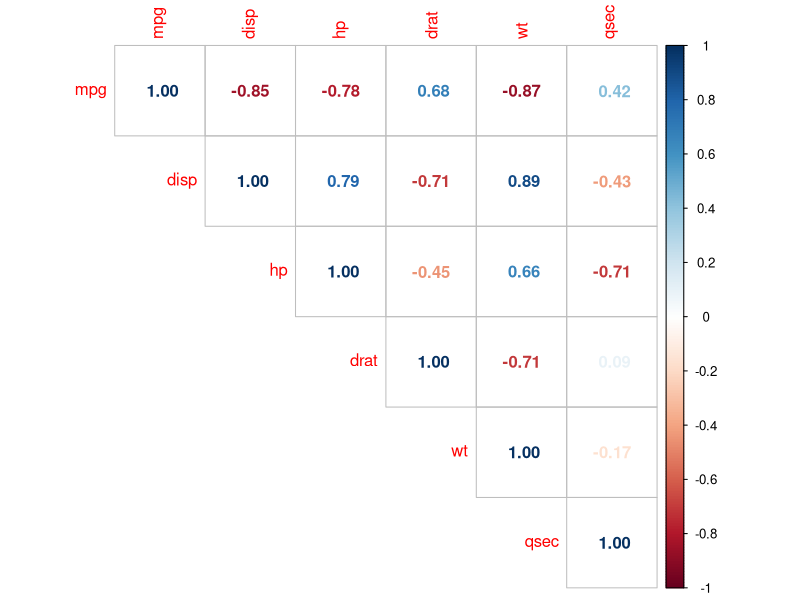
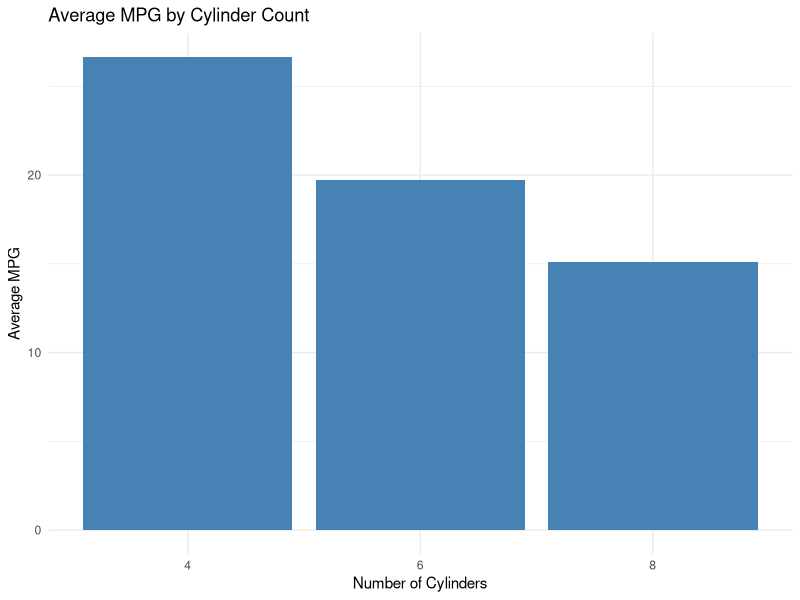
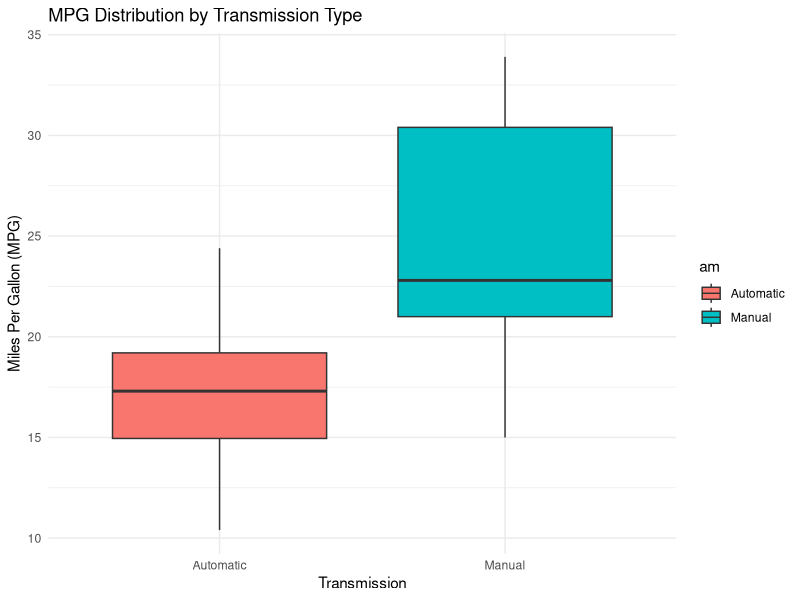
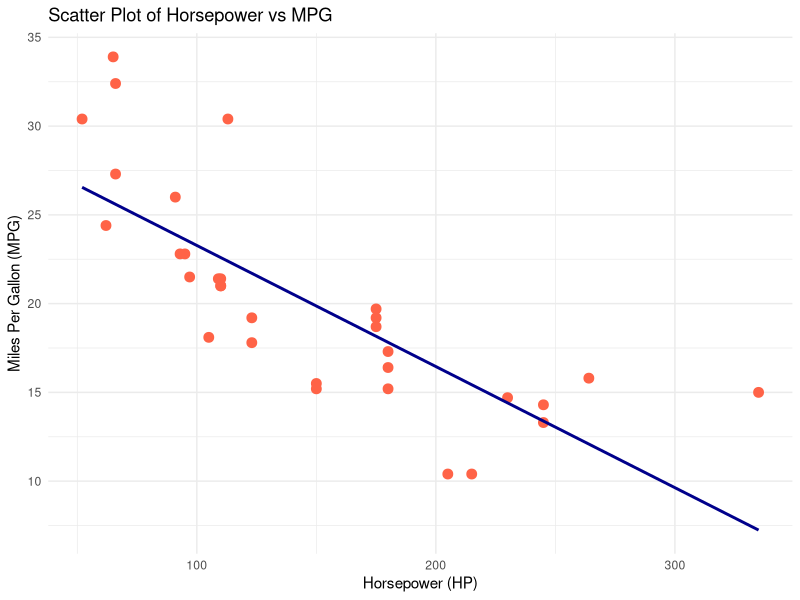
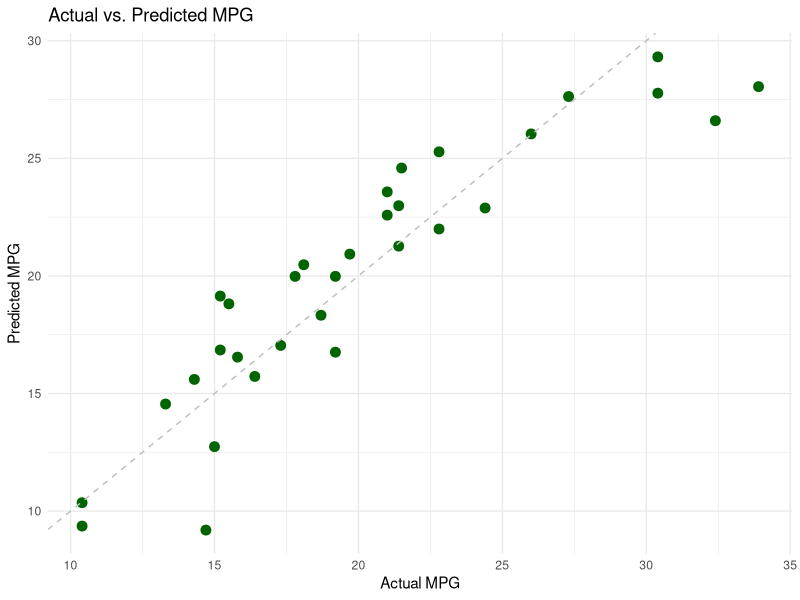
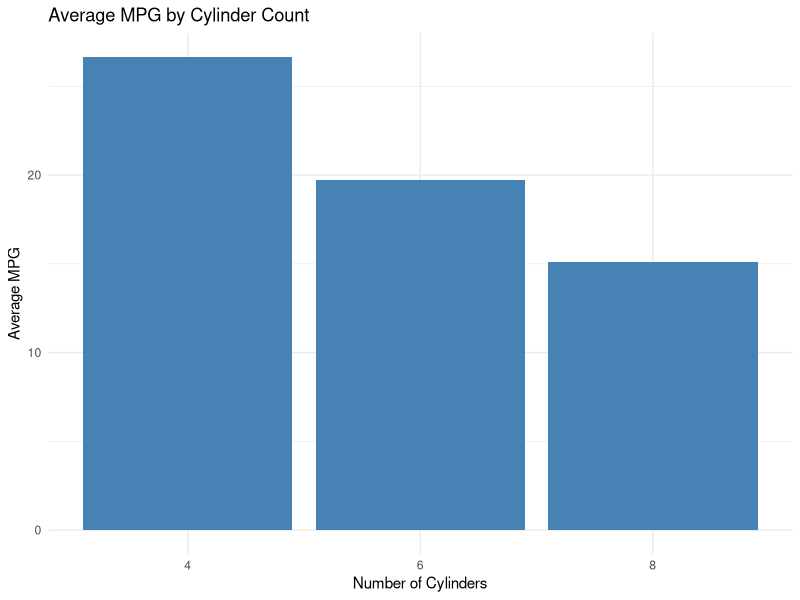
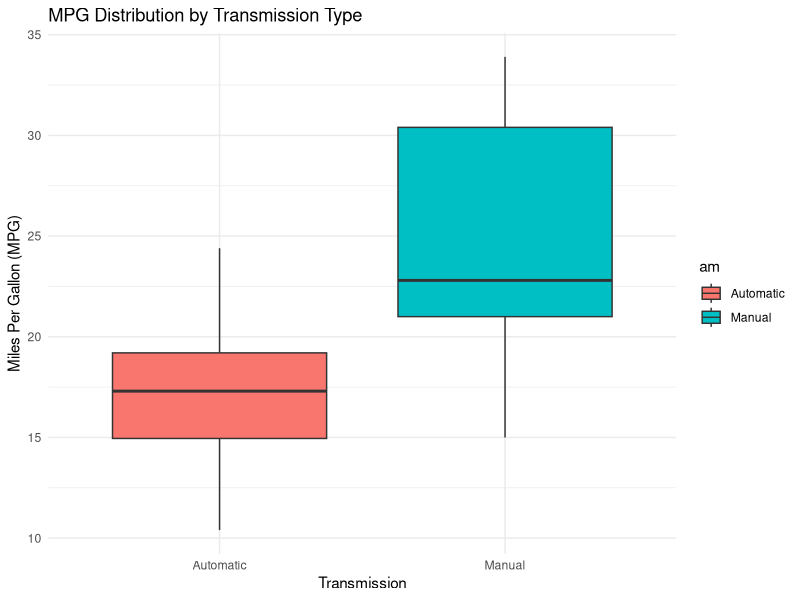
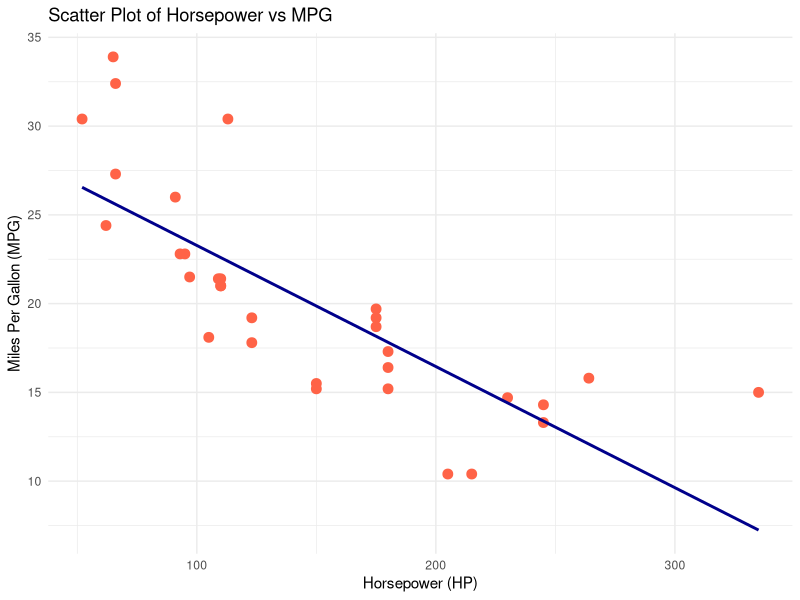

Reproduce these figures in R, in order.
# data_analysis.R
# =============================================================================
# Project Title: Comprehensive Data Analysis with mtcars
# Description: This script demonstrates a complete data analysis workflow,
#              including data exploration, cleaning, visualization, correlation
#              analysis, modeling, and hypothesis testing using the mtcars dataset.
# Author: Syed Kazim
# Date: [Insert Date]
# =============================================================================

# -----------------------------------------------------------------------------
# Section 1: Setup
# -----------------------------------------------------------------------------
# Load required packages. If not installed, install them first.
required_packages <- c("dplyr", "ggplot2", "readr", "corrplot")
install_if_missing <- function(package) {
  if (!require(package, character.only = TRUE)) {
    install.packages(package, dependencies = TRUE)
    library(package, character.only = TRUE)
  }
}
invisible(lapply(required_packages, install_if_missing))

# -----------------------------------------------------------------------------
# Section 2: Data Loading and Exploration
# -----------------------------------------------------------------------------
# Load the built-in mtcars dataset.
data("mtcars")

# Print basic information about the dataset.
cat("Summary of mtcars dataset:\n")
print(summary(mtcars))
cat("\nStructure of mtcars dataset:\n")
print(str(mtcars))

# -----------------------------------------------------------------------------
# Section 3: Data Cleaning and Preparation
# -----------------------------------------------------------------------------
# Convert several numeric variables into factors for categorical analysis.
mtcars <- mtcars %>%
  mutate(
    cyl  = factor(cyl),
    vs   = factor(vs, labels = c("V-shaped", "Straight")),
    am   = factor(am, labels = c("Automatic", "Manual")),
    gear = factor(gear),
    carb = factor(carb)
  )

# -----------------------------------------------------------------------------
# Section 4: Exploratory Data Analysis (EDA)
# -----------------------------------------------------------------------------
# 4.1: Descriptive Statistics by Cylinder Count
summary_by_cyl <- mtcars %>%
  group_by(cyl) %>%
  summarise(
    count    = n(),
    avg_mpg  = round(mean(mpg), 2),
    sd_mpg   = round(sd(mpg), 2),
    avg_hp   = round(mean(hp), 2),
    sd_hp    = round(sd(hp), 2)
  )
cat("\nDescriptive Statistics by Cylinder Count:\n")
print(summary_by_cyl)

# 4.2: Correlation Analysis among Numeric Variables
numeric_vars <- mtcars %>% select_if(is.numeric)
cor_matrix <- round(cor(numeric_vars), 2)
cat("\nCorrelation Matrix:\n")
print(cor_matrix)

# Visualize the correlation matrix.
corrplot::corrplot(cor_matrix, method = "number", type = "upper")

# -----------------------------------------------------------------------------
# Section 5: Data Visualization
# -----------------------------------------------------------------------------
# 5.1: Bar Plot - Average MPG by Cylinder Count
plot_avg_mpg <- ggplot(summary_by_cyl, aes(x = cyl, y = avg_mpg)) +
  geom_bar(stat = "identity", fill = "steelblue") +
  labs(
    title = "Average MPG by Cylinder Count",
    x = "Number of Cylinders",
    y = "Average MPG"
  ) +
  theme_minimal()
print(plot_avg_mpg)
ggsave("avg_mpg_by_cylinders.png", plot = plot_avg_mpg, width = 6, height = 4)

# 5.2: Boxplot - MPG Distribution by Transmission Type
plot_mpg_am <- ggplot(mtcars, aes(x = am, y = mpg, fill = am)) +
  geom_boxplot() +
  labs(
    title = "MPG Distribution by Transmission Type",
    x = "Transmission",
    y = "Miles Per Gallon (MPG)"
  ) +
  theme_minimal()
print(plot_mpg_am)
ggsave("mpg_by_transmission.png", plot = plot_mpg_am, width = 6, height = 4)

# 5.3: Scatter Plot - Horsepower vs MPG with Regression Line
plot_hp_mpg <- ggplot(mtcars, aes(x = hp, y = mpg)) +
  geom_point(color = "tomato", size = 3) +
  geom_smooth(method = "lm", se = FALSE, color = "darkblue") +
  labs(
    title = "Scatter Plot of Horsepower vs MPG",
    x = "Horsepower (HP)",
    y = "Miles Per Gallon (MPG)"
  ) +
  theme_minimal()
print(plot_hp_mpg)
ggsave("hp_vs_mpg.png", plot = plot_hp_mpg, width = 6, height = 4)

# -----------------------------------------------------------------------------
# Section 6: Modeling and Prediction
# -----------------------------------------------------------------------------
# 6.1: Linear Regression Model to Predict MPG
model <- lm(mpg ~ wt + hp, data = mtcars)
cat("\nLinear Regression Model Summary:\n")
print(summary(model))

# 6.2: Add Predicted MPG Values to the Dataset
mtcars <- mtcars %>% mutate(predicted_mpg = predict(model, newdata = mtcars))

# 6.3: Scatter Plot - Actual vs. Predicted MPG
plot_actual_pred <- ggplot(mtcars, aes(x = mpg, y = predicted_mpg)) +
  geom_point(color = "darkgreen", size = 3) +
  geom_abline(intercept = 0, slope = 1, linetype = "dashed", color = "gray") +
  labs(
    title = "Actual vs. Predicted MPG",
    x = "Actual MPG",
    y = "Predicted MPG"
  ) +
  theme_minimal()
print(plot_actual_pred)
ggsave("actual_vs_predicted_mpg.png", plot = plot_actual_pred, width = 6, height = 4)

# -----------------------------------------------------------------------------
# Section 7: Additional Statistical Analysis
# -----------------------------------------------------------------------------
# 7.1: T-test - Comparing MPG Between Transmission Types
t_test_result <- t.test(mpg ~ am, data = mtcars)
cat("\nT-test Result Comparing MPG by Transmission Type:\n")
print(t_test_result)

# 7.2: Correlation Test - Weight vs. MPG
cor_test <- cor.test(mtcars$wt, mtcars$mpg)
cat("\nCorrelation Test between Weight and MPG:\n")
print(cor_test)

# -----------------------------------------------------------------------------
# Section 8: Save the Cleaned and Enhanced Dataset
# -----------------------------------------------------------------------------
# Optionally, save the modified dataset with predictions to a CSV file.
write.csv(mtcars, "mtcars_enhanced.csv", row.names = FALSE)
cat("\nEnhanced dataset saved as 'mtcars_enhanced.csv'.\n")

# =============================================================================
# End of Script
# =============================================================================
cat("\nData analysis complete. All plots have been saved and outputs printed to console.\n")
